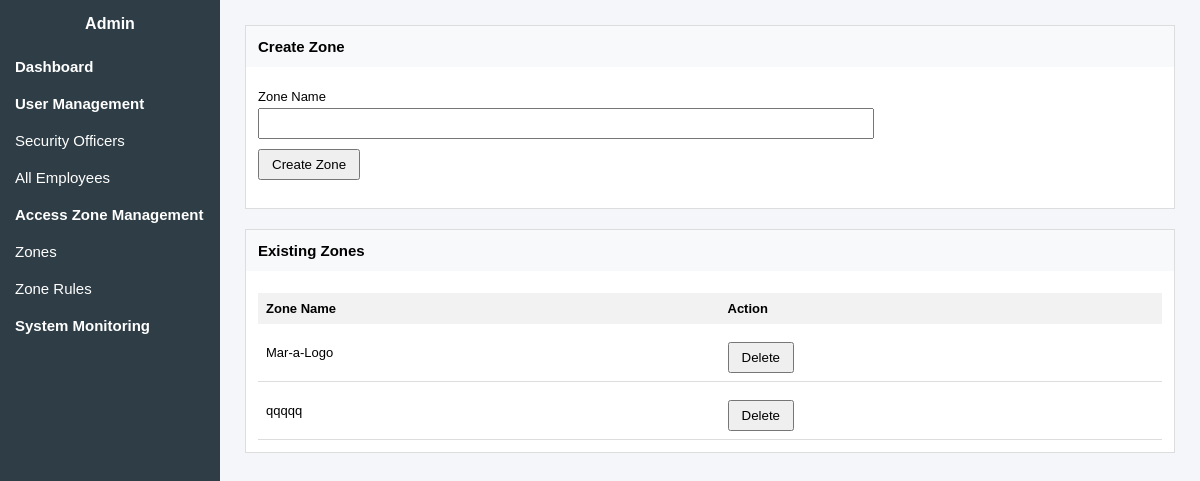
/admin/view/zones.php (signed in), run on an earlier commit of the app's database.
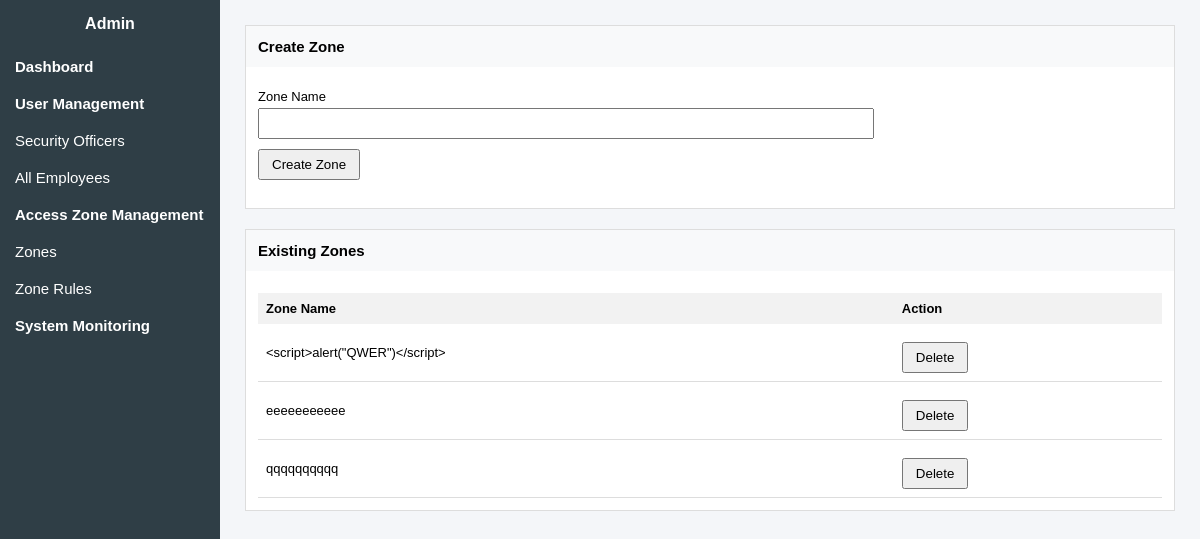
And on a later commit of the database.
### tables this page shows
CREATE TABLE `zones` (
  `id` int(11) NOT NULL,
  `zone_name` varchar(100) DEFAULT NULL,
  `status` enum('active','inactive') DEFAULT 'active',
  `created_at` timestamp NOT NULL DEFAULT current_timestamp()
);

### admin/model/zone_model.php (called while the page is built, shortened)
<?php
class ZoneModel {
    public function getAllZones() {
        $db = new db_connection();
        $conn = $db->openConnection();
        $sql = "SELECT * FROM zones ORDER BY id DESC";
        $result = $conn->query($sql);
        return $result;
    }
}
?>

### admin/view/zones.php (the view, shortened to what this page needs)
<?php
require_once "../model/zone_model.php";
$model = new ZoneModel();
$zones = $model->getAllZones();
?>
<!DOCTYPE html>
<html>
<head>
    <link rel="stylesheet" href="dashboard.css">
</head>
<body>
<div class="sidebar">
    <h2>Admin</h2>
    <a href="dashboard.php" class="menu">Dashboard</a>
    <div class="menu">User Management</div>
    <a href="security-officers.php" class="submenu">Security Officers</a>
    <a href="all-employees.php" class="submenu">All Employees</a>
    <div class="menu">Access Zone Management</div>
    <a href="zones.php" class="submenu">Zones</a>
    <a href="zone-rules.php" class="submenu">Zone Rules</a>
    <a href="system-monitoring.php" class="menu">System Monitoring</a>
</div>
<div class="main">
    <div class="panel">
        <h3>Create Zone</h3>
        <div class="panel-body">
            <form method="POST"
                  action="../controller/zone_controller.php"
                  onsubmit="return validateZone();">
                <label>Zone Name</label>
                <input type="text" name="zone_name" id="zone_name">
                <button type="submit" name="createZone">Create Zone</button>
            </form>
        </div>
    </div>
    <div class="panel">
        <h3>Existing Zones</h3>
        <div class="panel-body">
            <table>
                <tr>
                    <th>Zone Name</th>
                    <th>Action</th>
                </tr>
                <?php if ($zones && $zones->num_rows > 0) {
                    while ($row = $zones->fetch_assoc()) { ?>
                        <tr>
                            <td><?= htmlspecialchars($row["zone_name"]) ?></td>
                            <td>
                                <form method="POST"
                                      action="../controller/zone_controller.php"
                                      onsubmit="return confirm('Delete this zone permanently?');">
                                    <button type="submit" name="deleteZone">Delete</button>
                                </form>
                            </td>
                        </tr>
                <?php }
                } else { ?>
                    <tr>
                        <td colspan="2">No zones found</td>
                    </tr>
                <?php } ?>
            </table>
        </div>
    </div>
</div>
</body>
</html>

What changed in the data, as far as the page shows it:
removed zones: zone_name "Mar-a-Logo"
removed zones: zone_name "qqqqq"
added zones: zone_name "<script>alert(\"QWER\")</script>"
added zones: zone_name "eeeeeeeeeee"
added zones: zone_name "qqqqqqqqqq"
